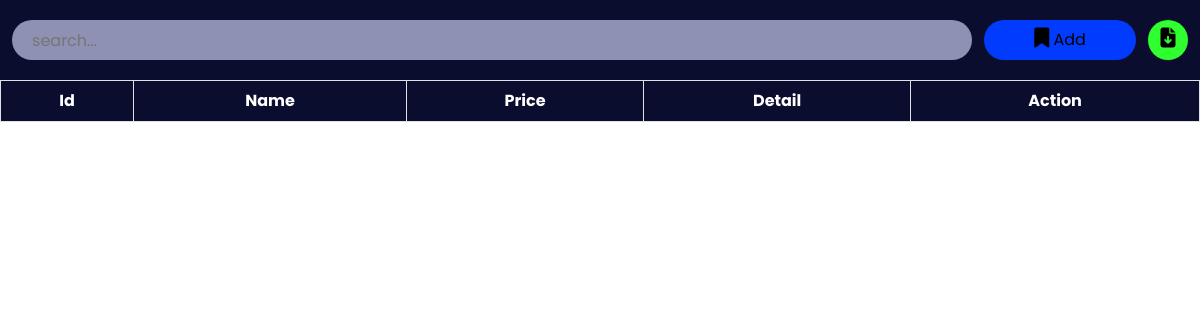
The page /admin/roomtype/roomtype.php on the database as committed earlier.
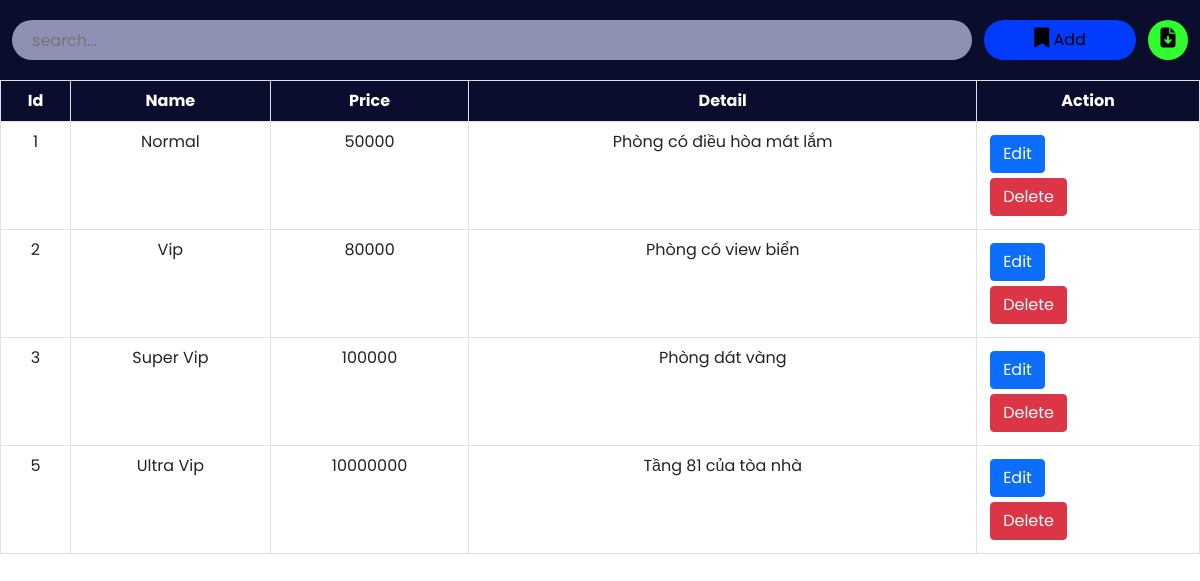
The same page on the database as committed later.
### tables this page shows
CREATE TABLE `roomtype` (
  `id` int(11) NOT NULL,
  `name` varchar(20) NOT NULL,
  `price` int(11) NOT NULL,
  `detail` varchar(255) NOT NULL
);

### admin/roomtype/roomtype.php (the view, shortened to what this page needs)
<?php
include '../../config.php';
?>
<!DOCTYPE html>
<html lang="en">
<head>
    <link href="https://cdn.jsdelivr.net/npm/bootstrap@5.0.2/dist/css/bootstrap.min.css" rel="stylesheet">
    <link rel="stylesheet" href="https://cdnjs.cloudflare.com/ajax/libs/font-awesome/6.2.0/css/all.min.css" />
    <link rel="stylesheet" href="roomtype.css">
</head>
<body>
    <div class="searchsection">
        <input type="text" name="search_bar" id="search_bar" placeholder="search..." onkeyup="searchFun()">
        <button class="adduser" id="adduser" onclick="addroomtypeopen()"><i class="fa-solid fa-bookmark"></i> Add</button>
        <form action="./exportdata.php" method="post">
            <button class="exportexcel" id="exportexcel" name="exportexcel" type="submit"><i class="fa-solid fa-file-arrow-down"></i></button>
        </form>
    </div>
    <div class="roombooktable" class="table-responsive-xl">
        <?php
            $roombooktablesql = "SELECT * FROM `roomtype`";
            $roombookresult = mysqli_query($conn, $roombooktablesql);
        ?>
        <table class="table table-bordered" id="table-data">
            <thead>
                <tr>
                    <th scope="col">Id</th>
                    <th scope="col">Name</th>
                    <th scope="col">Price</th>
                    <th scope="col">Detail</th>
                    <th scope="col" class="action">Action</th>
                </tr>
            </thead>
            <tbody>
            <?php
            while ($res = mysqli_fetch_array($roombookresult)) {
            ?>
                <tr>
                    <td><?php echo $res['id'] ?></td>
                    <td><?php echo $res['name'] ?></td>
                    <td><?php echo $res['price'] ?></td>
                    <td><?php echo $res['detail'] ?></td>
                    <td class="action">
                        <a href="roomtypeedit.php?id=<?php echo $res['id'] ?>"><button class="btn btn-primary">Edit</button></a>
                        <a href="roomtypedelete.php?id=<?php echo $res['id'] ?>"><button class='btn btn-danger'>Delete</button></a>
                    </td>
                </tr>
            <?php
            }
            ?>
            </tbody>
        </table>
    </div>
</body>
</html>

Rows that differ between the two databases and show on the page:
added roomtype: id "1", name "Normal", price "50000", detail "Phòng có điều hòa mát lắm"
added roomtype: id "2", name "Vip", price "80000", detail "Phòng có view biển"
added roomtype: id "3", name "Super Vip", price "100000", detail "Phòng dát vàng"
added roomtype: id "5", name "Ultra Vip", price "10000000", detail "Tầng 81 của tòa nhà"
